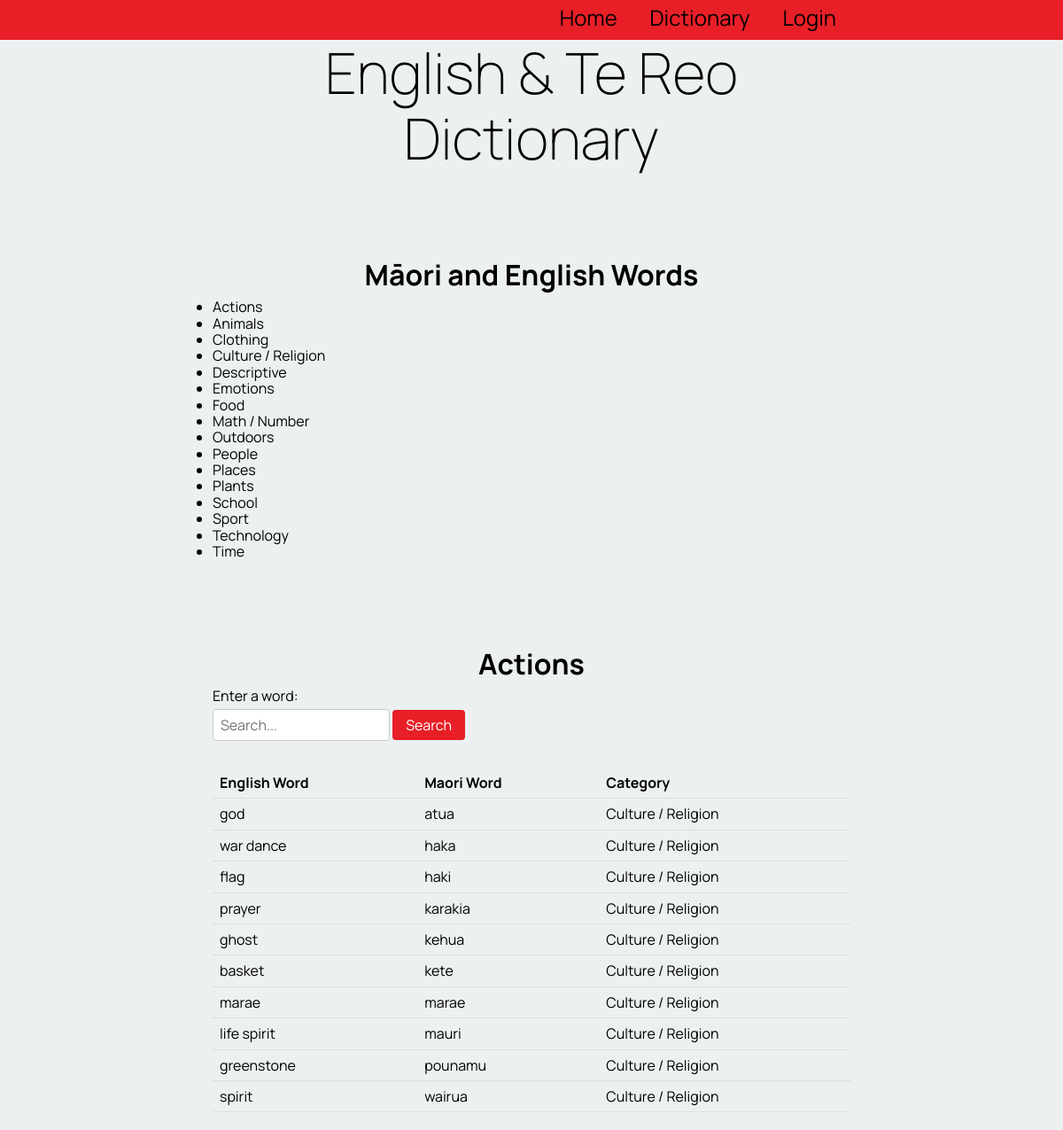
Page /sort_by_category/4 on the committed database.
### tables this page shows
CREATE TABLE "category_table"
(
    cat_id        integer not null
        primary key autoincrement,
    category_name varchar
);

CREATE TABLE "table_word"
(
    word_id      integer not null
        primary key autoincrement,
    english_word varchar(100),
    te_reo_word  varchar(100),
    description  varchar(100),
    category     varchar(100),
    levels       varchar(100),
    user_fk      integer
        constraint table_word_table_account_id_fk
            references users_table,
    cat_fk       integer
        constraint table_word_category_table_cat_id_fk
            references category_table
, word_date varchar(100), image varchar(100));

### app.py (the view)
@app.route('/sort_by_category/<cat_id>', methods=['POST', 'GET'])  #When users click on a category it sorts the table by the category
def render_sort_by_category_page(cat_id):  #uses catgory id to sort the table
    if is_logged_in_teacher():
        print("Teacher if logged in!")
    con = create_connection(DATABASE)
    query = "SELECT cat_id, category_name FROM category_table"  #selects the category_name from table used for updating the catogory list.
    cur = con.cursor()
    cur.execute(query)
    category_list = cur.fetchall()
    cur = con.cursor()  #selects the words needed from both tables and uses inner join to combine them
    query = """SELECT word_id, english_word, te_reo_word, category_name FROM table_word INNER JOIN category_table ON table_word.cat_fk = cat_id WHERE cat_id = ?"""
    cur.execute(query, (cat_id,))
    word = cur.fetchall()
    con.close() #words is used to display the words infomation in the html code e.g te_reo_word and english_word
    return render_template('sort_by_category.html', logged_in=is_logged_in(), words=word,teacher_log=is_logged_in_teacher(), categories=category_list) #categories variable is used in the html to display new category when they get addedd

### app.py (called while the page is built)
def create_connection(db_file): #connects to the database
    try:
        connection = sqlite3.connect(db_file)
        return connection
    except Error as e:
        print(e)   #prints the error message
    return None

def is_logged_in():    #checks if the user has logged in
    if session.get("email") is None:
        print("not logged in ")
        return False
    else:
        print("logged in!")  #returns true if they are logged in
        return True

def is_logged_in_teacher():   #checks if a teacher account has logged in
        email = session.get("email")
        con = create_connection(DATABASE)
        cur = con.cursor()
        query = """SELECT is_teacher FROM users_table WHERE email = ?"""  #selects is_teacher from database
        cur.execute(query, (email, ))
        teacher = cur.fetchall()
        con.close()
        if ('yes',) in teacher:
            print("teacher logged in!")
            return True  #returns true if a teacher is logged in
        else:
            return False #if teacher is not logged in returns false

### templates/sort_by_category.html
{% extends 'base.html' %}
{% block pageheading %}Māori and English Words{% endblock %}
{% block main %}
    <ul>
        {% for catergory in categories %}
                <li>
                    <a href="/sort_by_category/{{ catergory[0] }}">{{ catergory[1] }}</a>
                </li>
        {% endfor %}
    </ul>
    <h2> Actions</h2>
    <form action="{{ url_for('render_dictionary_page', cat_id=cat_id) }}" method="GET">
        <label for="word-search">Enter a word:</label>
        <input type="text" name="search" value="{{ search_term }}" placeholder="Search...">
        <button type="submit">Search</button>
    </form>
    <table>
        <thead>
            <tr>
                <th>English Word</th>
                <th>Maori Word</th>
                <th>Category</th>
            </tr>
        </thead>
        <tbody>
            {% for word in words %}
                <tr>
                    <td><a href="/word_info/{{ word[0] }}">{{ word[1] }}</a></td>
                    <td>{{ word[2] }}</td>
                    <td>{{ word[3] }}</td>
                </tr>
            {% endfor %}
        </tbody>
    </table>
{% endblock %}

### static/style.css (style rules this page uses)
* { font-family: 'Manrope', sans-serif; padding: 0; margin: 0; box-sizing: border-box; }
body { background-color: rgba(236, 240, 241, 1.0); }
h2 { font-size: 2rem; text-align: center; margin: 0 0 0.5rem 0; padding-top: 100px; }
a, a:visited { color: rgb(0, 0, 0); text-decoration: none; }
table { width: 100%; border-collapse: collapse; margin-bottom: 20px; }
table th, table td { padding: 8px; text-align: left; border-bottom: 1px solid #ddd; }
form { margin-bottom: 20px; }
form label { display: block; margin-bottom: 5px; }
form input[type="text"] { width: 200px; padding: 8px; border: 1px solid #ccc; border-radius: 4px; margin-bottom: 10px; }
form button { padding: 8px 15px; background-color: #e81f27; color: #fff; border: none; border-radius: 4px; cursor: pointer; }

### rows in the picture
category_table: category_name "Actions"
category_table: category_name "Animals"
category_table: category_name "Clothing"
category_table: category_name "Culture / Religion"
category_table: category_name "Descriptive"
category_table: category_name "Emotions"
category_table: category_name "Food"
category_table: category_name "Math / Number"
category_table: category_name "Outdoors"
category_table: category_name "People"
category_table: category_name "Places"
category_table: category_name "Plants"
category_table: category_name "School"
category_table: category_name "Sport"
category_table: category_name "Technology"
category_table: category_name "Time"
table_word: english_word "god", te_reo_word "atua", category_name "Culture / Religion"
table_word: english_word "war dance", te_reo_word "haka", category_name "Culture / Religion"
table_word: english_word "flag", te_reo_word "haki", category_name "Culture / Religion"
table_word: english_word "prayer", te_reo_word "karakia", category_name "Culture / Religion"
table_word: english_word "ghost", te_reo_word "kehua", category_name "Culture / Religion"
table_word: english_word "basket", te_reo_word "kete", category_name "Culture / Religion"
table_word: english_word "marae", te_reo_word "marae", category_name "Culture / Religion"
table_word: english_word "life spirit", te_reo_word "mauri", category_name "Culture / Religion"
table_word: english_word "greenstone", te_reo_word "pounamu", category_name "Culture / Religion"
table_word: english_word "spirit", te_reo_word "wairua", category_name "Culture / Religion"
